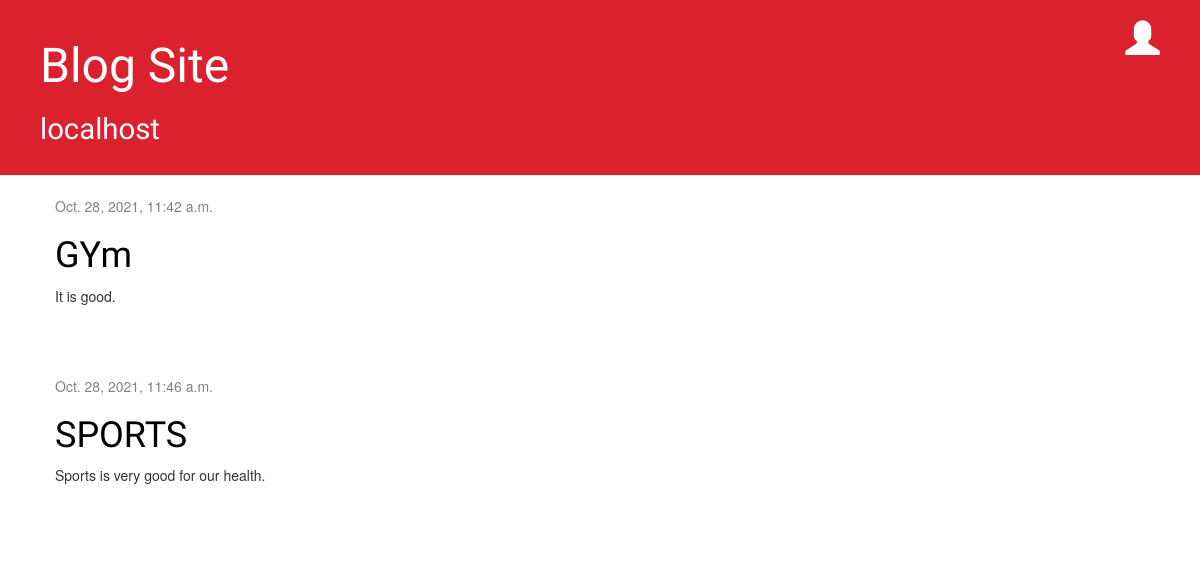
The page / on the database its author committed.
### blog/models.py (models this page shows, shortened)
class Post(models.Model):
    author = models.ForeignKey('auth.User', on_delete=models.CASCADE)
    title = models.CharField(max_length=200)
    text = models.TextField()
    image = models.ImageField("Image", blank=True, null=True, upload_to="images/")
    created_date = models.DateTimeField(
            default=timezone.now)
    published_date = models.DateTimeField(
            blank=True, null=True)

### blog/views.py (the view)
# urls.py: url(r'^$', views.post_list, name='post_list'),
def post_list(request):
    posts = Post.objects.filter(published_date__lte=timezone.now()).order_by('published_date')
    return render(request, 'blog/post_list.html', {'posts': posts})

### blog/context_processors.py (called while the page is built)
def site_information(request):
    return {
        'BLOG_SITE_NAME': BLOG_SITE_NAME,
        'BLOG_BANNER_COLOR': BLOG_BANNER_COLOR,
        'KUBE_POD_NAME': KUBE_POD_NAME,
    }

### blog/templates/blog/post_list.html
{% extends 'blog/base.html' %}
{% block content %}
    {% for post in posts %}
        <div class="post">
            <div class="date">
                {{ post.published_date }}
            </div>
            <h1><a href="{% url 'post_detail' pk=post.pk %}">{{ post.title }}</a></h1>
            <p>{{ post.text|linebreaksbr }}</p>
        </div>
    {% endfor %}
{% endblock %}

### blog/templates/blog/base.html (shortened to what this page needs)
{% load staticfiles %}
<html>
    <head>
        <link rel="stylesheet" href="//maxcdn.bootstrapcdn.com/bootstrap/3.2.0/css/bootstrap.min.css">
        <link rel="stylesheet" href="//maxcdn.bootstrapcdn.com/bootstrap/3.2.0/css/bootstrap-theme.min.css">
        <link rel="stylesheet" href="{% static 'css/blog.css' %}">
    </head>
    <body>
        <div class="page-header">
            {% if user.is_authenticated %}
            <a href="{% url 'post_new' %}" class="top-menu"><span class="glyphicon glyphicon-plus"></span></a>
            {% else %}
                <a href="{% url 'login' %}" class="top-menu"><span class="glyphicon glyphicon-user"></span></a>
            {% endif %}
            <h1><a href="/">{{ BLOG_SITE_NAME }}</a></h1>
            <h2>{{ KUBE_POD_NAME }}</h2>
        </div>
        <div class="content container">
            <div class="row">
                <div class="col-md-8">
                    {% block content %}
                    {% endblock %}
                </div>
            </div>
        </div>
    </body>
</html>

### blog/static/css/blog.css (style rules this page uses)
.page-header { background-color: #db212e; margin-top: 0; padding: 20px 20px 20px 40px; }
.page-header h1, .page-header h1 a, .page-header h1 a:visited, .page-header h1 a:active { color: #ffffff; font-size: 36pt; text-decoration: none; }
.page-header h2, .page-header h2 a, .page-header h2 a:visited, .page-header h2 a:active { color: #ffffff; font-size: 22pt; text-decoration: none; }
.content { margin-left: 40px; }
h1, h2, h3, h4 { font-family: 'Lalezar', cursive; }
.date { color: #828282; }
.top-menu, .top-menu:hover, .top-menu:visited { color: #ffffff; float: right; font-size: 26pt; margin-right: 20px; }
.post { margin-bottom: 70px; }
.post h1 a, .post h1 a:visited { color: #000000; }

### rows shown on the page
Post: published_date "Oct. 28, 2021, 11:42 a.m.", title "GYm", text "It is good."
Post: published_date "Oct. 28, 2021, 11:46 a.m.", title "SPORTS", text "Sports is very good for our health."

### other values the page prints
{{ BLOG_SITE_NAME }} "Blog Site"
{{ KUBE_POD_NAME }} "localhost"
